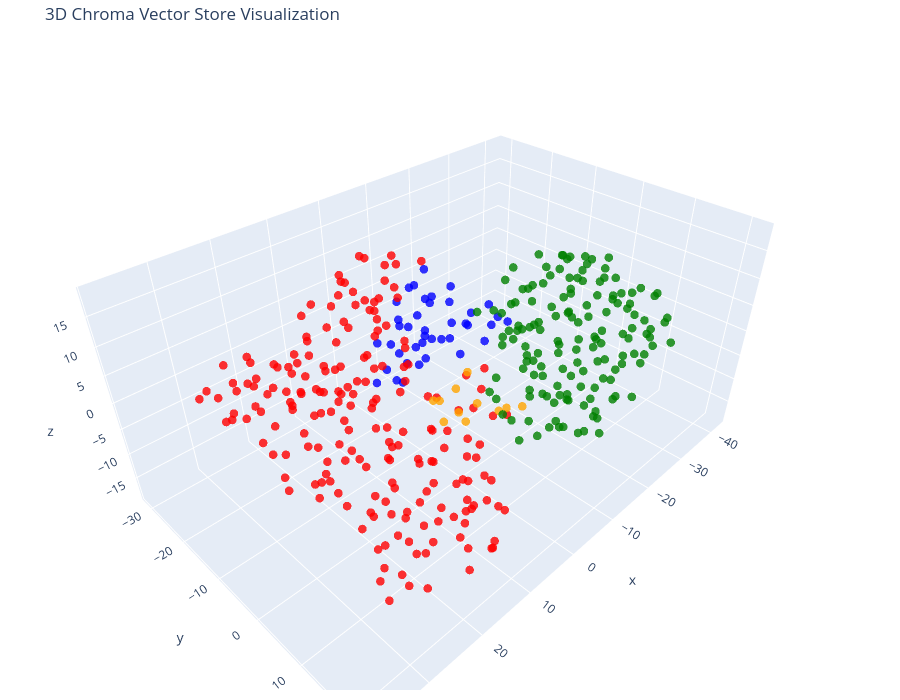

The notebook cell saved with this chart:
### Code cell
tsne = TSNE(n_components=3, random_state=42)
reduced_vectors = tsne.fit_transform(vectors)

# Create the 3D scatter plot
fig = go.Figure(data=[go.Scatter3d(
    x=reduced_vectors[:, 0],
    y=reduced_vectors[:, 1],
    z=reduced_vectors[:, 2],
    mode='markers',
    marker=dict(size=5, color=colors, opacity=0.8),
    text=[f"Type: {t}<br>Text: {d[:100]}..." for t, d in zip(doc_types, documents)],
    hoverinfo='text'
)])

fig.update_layout(
    title='3D Chroma Vector Store Visualization',
    scene=dict(xaxis_title='x', yaxis_title='y', zaxis_title='z'),
    width=900,
    height=700,
    margin=dict(r=10, b=10, l=10, t=40)
)

fig.show()

### Figure 1 — Plotly figure (JSON) as saved in the notebook; plotly's stock layout.template omitted (floating-point values rounded to 4 significant figures; data arrays with more than 128 entries replaced by an {"elided": "..."} marker saying what was removed)
{"data": [{"hoverinfo": "text", "marker": {"color": {"elided": "396 str values"}, "opacity": 0.8, "size": 5}, "mode": "markers", "text": {"elided": "396 str values"}, "type": "scatter3d", "x": {"elided": "396 float values"}, "y": {"elided": "396 float values"}, "z": {"elided": "396 float values"}}], "layout": {"height": 700, "margin": {"b": 10, "l": 10, "r": 10, "t": 40}, "scene": {"xaxis": {"title": {"text": "x"}}, "yaxis": {"title": {"text": "y"}}, "zaxis": {"title": {"text": "z"}}}, "title": {"text": "3D Chroma Vector Store Visualization"}, "width": 900}}
